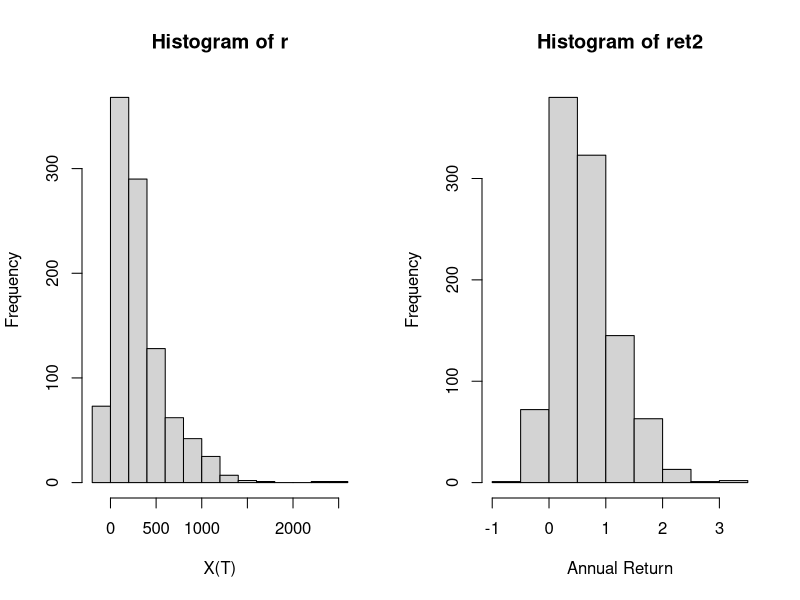

This chart was generated by the following R code:
# Replicating script ------------------------------------------------------
# Author: Alejandro Jiménez Rico <aljrico@gmail.com>



# Libraries ---------------------------------------------------------------

library(ggplot2)
library(dplyr)


# Parameters --------------------------------------------------------------

pi <- 0.8
alpha <- 0.0343
sigma <- 0.1544
a <- 10
win <- runif(1)
x <- c()
x[1] <- 10
years <- 60
A <- 0.5
K <- 1
C <- append(rep(a, round(years/2)),rep(-a, round(years/2)))
r <- c()
nsim <- 1000
pirec <- c()
c <- 10 # Need to know exactly



# Functions ---------------------------------------------------------------

dX <- function(pi, x, alpha, sigma, C, win){
	dX <- pi*x*(alpha + sigma*win) + C
	return(dX)
}

fg <- function(C, time){
	dum <- C[-c(1:time)]
	sum(dum)
}

fpi <- function(A, K, X, C, time){
	g <- fg(C,time)
	pi <- A*(K + X + g)/X
	return(pi)
}

ES <- function(distr, a){
	VaR <- quantile(distr, a)
	ES <- mean(distr[distr<VaR])

	return(ES)
}


# Simulation --------------------------------------------------------------
i <- 0
j <- 0
ylim <- round(years/2)
for(k in 1:nsim){
	for(i in 1:ylim){
		time <- i + j
		cap <- C[i]
		X <- x[i]
		win <- rnorm(1)
		pi <- fpi(A,K,X,C,time)
		pirec[i] <- pi
		x[i+1] <- x[i] + dX(pi,X,alpha,sigma,cap,win)
		lim <- i +1
	}

	for(j in lim:years){
		time <- i + j
		cap <- C[j]
		X <- x[j]
		win <- rnorm(1)
		pi <- fpi(A,K,X,C,time)
		pirec[j] <- pi
		x[j+1] <- x[j] + dX(pi,X,alpha,sigma,cap,win)
	}
	r[k] <- tail(x, n=1)
}



# Measurements ------------------------------------------------------------

ret2 <- (1/years)*(-1 + (1 + (2*(r))/(c*years))^(1/2))*100
pi_b <- alpha^(-1)*log(1+median(ret2))

par(mfrow=c(1,2))
hist(r, xlab= "X(T)")
hist(ret2, xlab="Annual Return")

ES(r, 0.05)
median(ret2)
pi_b
